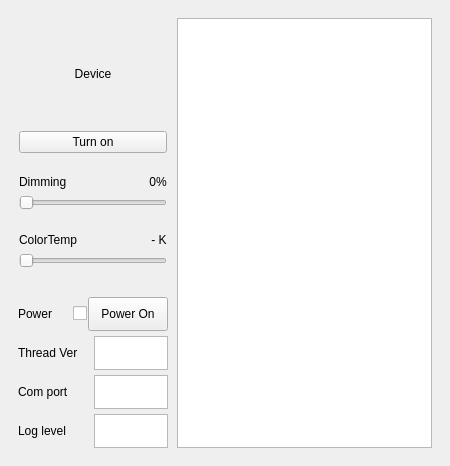
<?xml version="1.0" encoding="UTF-8"?>
<ui version="4.0">
 <class>MainWindow</class>
 <widget class="QMainWindow" name="MainWindow">
  <property name="geometry">
   <rect>
    <x>0</x>
    <y>0</y>
    <width>450</width>
    <height>466</height>
   </rect>
  </property>
  <property name="windowTitle">
   <string>MainWindow</string>
  </property>
  <widget class="QWidget" name="centralwidget">
   <layout class="QGridLayout" name="gridLayout" rowstretch="0" columnstretch="0">
    <property name="horizontalSpacing">
     <number>9</number>
    </property>
    <item row="0" column="0">
     <layout class="QHBoxLayout" name="horizontalLayout" stretch="2,0">
      <property name="spacing">
       <number>9</number>
      </property>
      <property name="leftMargin">
       <number>9</number>
      </property>
      <property name="topMargin">
       <number>9</number>
      </property>
      <property name="rightMargin">
       <number>9</number>
      </property>
      <property name="bottomMargin">
       <number>9</number>
      </property>
      <item>
       <layout class="QVBoxLayout" name="verticalLayout_3" stretch="2,1">
        <property name="spacing">
         <number>1</number>
        </property>
        <property name="leftMargin">
         <number>0</number>
        </property>
        <property name="topMargin">
         <number>0</number>
        </property>
        <property name="rightMargin">
         <number>0</number>
        </property>
        <item>
         <widget class="QStackedWidget" name="stackedWidget">
          <property name="currentIndex">
           <number>1</number>
          </property>
          <widget class="QWidget" name="page">
           <layout class="QVBoxLayout" name="verticalLayout_2">
            <property name="spacing">
             <number>6</number>
            </property>
            <property name="leftMargin">
             <number>0</number>
            </property>
            <property name="topMargin">
             <number>0</number>
            </property>
            <property name="rightMargin">
             <number>0</number>
            </property>
            <property name="bottomMargin">
             <number>6</number>
            </property>
            <item>
             <layout class="QVBoxLayout" name="verticalLayout" stretch="1">
              <item>
               <layout class="QVBoxLayout" name="verticalLayout_5" stretch="0,1,0,1">
                <item>
                 <widget class="QLabel" name="QRcode">
                  <property name="minimumSize">
                   <size>
                    <width>150</width>
                    <height>150</height>
                   </size>
                  </property>
                  <property name="autoFillBackground">
                   <bool>true</bool>
                  </property>
                  <property name="text">
                   <string>QR</string>
                  </property>
                  <property name="alignment">
                   <set>Qt::AlignCenter</set>
                  </property>
                 </widget>
                </item>
                <item>
                 <widget class="QLabel" name="labelParingCode">
                  <property name="text">
                   <string>Paring Code</string>
                  </property>
                 </widget>
                </item>
                <item>
                 <widget class="QPlainTextEdit" name="plainTextEditPairingCode">
                  <property name="sizePolicy">
                   <sizepolicy hsizetype="Preferred" vsizetype="Preferred">
                    <horstretch>0</horstretch>
                    <verstretch>0</verstretch>
                   </sizepolicy>
                  </property>
                  <property name="maximumSize">
                   <size>
                    <width>16777215</width>
                    <height>34</height>
                   </size>
                  </property>
                 </widget>
                </item>
                <item>
                 <widget class="QProgressBar" name="progressBar">
                  <property name="sizePolicy">
                   <sizepolicy hsizetype="Preferred" vsizetype="Fixed">
                    <horstretch>0</horstretch>
                    <verstretch>0</verstretch>
                   </sizepolicy>
                  </property>
                  <property name="value">
                   <number>24</number>
                  </property>
                 </widget>
                </item>
               </layout>
              </item>
             </layout>
            </item>
           </layout>
          </widget>
          <widget class="QWidget" name="page_2">
           <layout class="QVBoxLayout" name="verticalLayout_8">
            <property name="leftMargin">
             <number>1</number>
            </property>
            <property name="topMargin">
             <number>1</number>
            </property>
            <property name="rightMargin">
             <number>1</number>
            </property>
            <property name="bottomMargin">
             <number>1</number>
            </property>
            <item>
             <layout class="QVBoxLayout" name="verticalLayout_7" stretch="5,2,2">
              <property name="spacing">
               <number>3</number>
              </property>
              <item>
               <layout class="QVBoxLayout" name="verticalLayout_9" stretch="5,1">
                <property name="bottomMargin">
                 <number>5</number>
                </property>
                <item>
                 <widget class="QLabel" name="labelDevicePicture">
                  <property name="sizePolicy">
                   <sizepolicy hsizetype="Preferred" vsizetype="Preferred">
                    <horstretch>0</horstretch>
                    <verstretch>0</verstretch>
                   </sizepolicy>
                  </property>
                  <property name="minimumSize">
                   <size>
                    <width>0</width>
                    <height>0</height>
                   </size>
                  </property>
                  <property name="text">
                   <string>Device</string>
                  </property>
                  <property name="alignment">
                   <set>Qt::AlignCenter</set>
                  </property>
                 </widget>
                </item>
                <item>
                 <widget class="QPushButton" name="pushButtonStatus">
                  <property name="sizePolicy">
                   <sizepolicy hsizetype="Preferred" vsizetype="Preferred">
                    <horstretch>0</horstretch>
                    <verstretch>0</verstretch>
                   </sizepolicy>
                  </property>
                  <property name="minimumSize">
                   <size>
                    <width>0</width>
                    <height>0</height>
                   </size>
                  </property>
                  <property name="text">
                   <string>Turn on</string>
                  </property>
                 </widget>
                </item>
               </layout>
              </item>
              <item>
               <layout class="QVBoxLayout" name="verticalLayout_10" stretch="1,1">
                <property name="spacing">
                 <number>0</number>
                </property>
                <property name="topMargin">
                 <number>0</number>
                </property>
                <item>
                 <layout class="QHBoxLayout" name="horizontalLayout_5" stretch="1,0">
                  <property name="spacing">
                   <number>6</number>
                  </property>
                  <item>
                   <widget class="QLabel" name="labelDeviceDimming">
                    <property name="sizePolicy">
                     <sizepolicy hsizetype="Preferred" vsizetype="Preferred">
                      <horstretch>0</horstretch>
                      <verstretch>0</verstretch>
                     </sizepolicy>
                    </property>
                    <property name="text">
                     <string>Dimming</string>
                    </property>
                    <property name="alignment">
                     <set>Qt::AlignBottom|Qt::AlignLeading|Qt::AlignLeft</set>
                    </property>
                   </widget>
                  </item>
                  <item>
                   <widget class="QLabel" name="labelDimmingPercent">
                    <property name="sizePolicy">
                     <sizepolicy hsizetype="Preferred" vsizetype="Preferred">
                      <horstretch>0</horstretch>
                      <verstretch>0</verstretch>
                     </sizepolicy>
                    </property>
                    <property name="text">
                     <string>0%</string>
                    </property>
                    <property name="alignment">
                     <set>Qt::AlignBottom|Qt::AlignHCenter</set>
                    </property>
                   </widget>
                  </item>
                 </layout>
                </item>
                <item>
                 <widget class="QSlider" name="horizontalSliderDimming">
                  <property name="sizePolicy">
                   <sizepolicy hsizetype="Expanding" vsizetype="Preferred">
                    <horstretch>0</horstretch>
                    <verstretch>0</verstretch>
                   </sizepolicy>
                  </property>
                  <property name="orientation">
                   <enum>Qt::Horizontal</enum>
                  </property>
                 </widget>
                </item>
               </layout>
              </item>
              <item>
               <layout class="QVBoxLayout" name="verticalLayout_6" stretch="1,1">
                <property name="spacing">
                 <number>0</number>
                </property>
                <property name="topMargin">
                 <number>0</number>
                </property>
                <item>
                 <layout class="QHBoxLayout" name="horizontalLayout_4" stretch="1,0">
                  <item>
                   <widget class="QLabel" name="labelDeviceColor">
                    <property name="sizePolicy">
                     <sizepolicy hsizetype="Preferred" vsizetype="Preferred">
                      <horstretch>0</horstretch>
                      <verstretch>0</verstretch>
                     </sizepolicy>
                    </property>
                    <property name="text">
                     <string>ColorTemp</string>
                    </property>
                    <property name="alignment">
                     <set>Qt::AlignBottom|Qt::AlignLeading|Qt::AlignLeft</set>
                    </property>
                   </widget>
                  </item>
                  <item>
                   <widget class="QLabel" name="labelColorTemp">
                    <property name="sizePolicy">
                     <sizepolicy hsizetype="Preferred" vsizetype="Preferred">
                      <horstretch>0</horstretch>
                      <verstretch>0</verstretch>
                     </sizepolicy>
                    </property>
                    <property name="text">
                     <string>- K</string>
                    </property>
                    <property name="alignment">
                     <set>Qt::AlignBottom|Qt::AlignHCenter</set>
                    </property>
                   </widget>
                  </item>
                 </layout>
                </item>
                <item>
                 <widget class="QSlider" name="horizontalSliderColorTemp">
                  <property name="sizePolicy">
                   <sizepolicy hsizetype="Expanding" vsizetype="Preferred">
                    <horstretch>0</horstretch>
                    <verstretch>0</verstretch>
                   </sizepolicy>
                  </property>
                  <property name="orientation">
                   <enum>Qt::Horizontal</enum>
                  </property>
                 </widget>
                </item>
               </layout>
              </item>
             </layout>
            </item>
            <item>
             <spacer name="horizontalSpacer">
              <property name="orientation">
               <enum>Qt::Horizontal</enum>
              </property>
              <property name="sizeHint" stdset="0">
               <size>
                <width>40</width>
                <height>20</height>
               </size>
              </property>
             </spacer>
            </item>
           </layout>
          </widget>
          <widget class="QWidget" name="page_3"/>
         </widget>
        </item>
        <item>
         <layout class="QVBoxLayout" name="verticalLayout_4" stretch="1,1,1,1">
          <property name="spacing">
           <number>5</number>
          </property>
          <item>
           <layout class="QHBoxLayout" name="horizontalLayout_9" stretch="1,1">
            <property name="spacing">
             <number>1</number>
            </property>
            <item>
             <layout class="QHBoxLayout" name="horizontalLayout_6" stretch="1,0">
              <item>
               <widget class="QLabel" name="labelPower">
                <property name="text">
                 <string>Power</string>
                </property>
               </widget>
              </item>
              <item>
               <widget class="QCheckBox" name="chkbox_auto">
                <property name="toolTip">
                 <string>&lt;html&gt;&lt;head/&gt;&lt;body&gt;&lt;p align=&quot;center&quot;&gt;&lt;span style=&quot; font-weight:600;&quot;&gt;If it is checked when Power On/Off,  auto-onboarding and auto-removing work&lt;/span&gt;&lt;/p&gt;&lt;/body&gt;&lt;/html&gt;</string>
                </property>
                <property name="text">
                 <string/>
                </property>
               </widget>
              </item>
             </layout>
            </item>
            <item>
             <widget class="QPushButton" name="pushButtonDevicePower">
              <property name="sizePolicy">
               <sizepolicy hsizetype="Preferred" vsizetype="Preferred">
                <horstretch>0</horstretch>
                <verstretch>0</verstretch>
               </sizepolicy>
              </property>
              <property name="minimumSize">
               <size>
                <width>0</width>
                <height>34</height>
               </size>
              </property>
              <property name="maximumSize">
               <size>
                <width>16777215</width>
                <height>16777215</height>
               </size>
              </property>
              <property name="text">
               <string>Power On</string>
              </property>
             </widget>
            </item>
           </layout>
          </item>
          <item>
           <layout class="QHBoxLayout" name="horizontalLayout_8" stretch="1,1">
            <property name="spacing">
             <number>2</number>
            </property>
            <item>
             <widget class="QLabel" name="labelThreadVersion">
              <property name="text">
               <string>Thread Ver</string>
              </property>
             </widget>
            </item>
            <item>
             <widget class="QPlainTextEdit" name="plainTextEditThreadVersion">
              <property name="sizePolicy">
               <sizepolicy hsizetype="Preferred" vsizetype="Ignored">
                <horstretch>0</horstretch>
                <verstretch>0</verstretch>
               </sizepolicy>
              </property>
              <property name="minimumSize">
               <size>
                <width>0</width>
                <height>34</height>
               </size>
              </property>
              <property name="maximumSize">
               <size>
                <width>16777215</width>
                <height>16777215</height>
               </size>
              </property>
             </widget>
            </item>
           </layout>
          </item>
          <item>
           <layout class="QHBoxLayout" name="horizontalLayout_7" stretch="1,1">
            <property name="spacing">
             <number>2</number>
            </property>
            <item>
             <widget class="QLabel" name="labelComport">
              <property name="text">
               <string>Com port</string>
              </property>
             </widget>
            </item>
            <item>
             <widget class="QPlainTextEdit" name="plainTextEditComport">
              <property name="sizePolicy">
               <sizepolicy hsizetype="Preferred" vsizetype="Ignored">
                <horstretch>0</horstretch>
                <verstretch>0</verstretch>
               </sizepolicy>
              </property>
              <property name="minimumSize">
               <size>
                <width>0</width>
                <height>34</height>
               </size>
              </property>
              <property name="maximumSize">
               <size>
                <width>16777215</width>
                <height>16777215</height>
               </size>
              </property>
             </widget>
            </item>
           </layout>
          </item>
          <item>
           <layout class="QHBoxLayout" name="horizontalLayout_3" stretch="1,1">
            <property name="spacing">
             <number>2</number>
            </property>
            <item>
             <widget class="QLabel" name="labelDebugLevel">
              <property name="text">
               <string>Log level</string>
              </property>
             </widget>
            </item>
            <item>
             <widget class="QPlainTextEdit" name="plainTextEditDebugLevel">
              <property name="sizePolicy">
               <sizepolicy hsizetype="Preferred" vsizetype="Ignored">
                <horstretch>0</horstretch>
                <verstretch>0</verstretch>
               </sizepolicy>
              </property>
              <property name="minimumSize">
               <size>
                <width>0</width>
                <height>34</height>
               </size>
              </property>
              <property name="maximumSize">
               <size>
                <width>16777215</width>
                <height>16777215</height>
               </size>
              </property>
             </widget>
            </item>
           </layout>
          </item>
         </layout>
        </item>
       </layout>
      </item>
      <item>
       <widget class="QTextBrowser" name="textBrowserLog">
        <property name="sizePolicy">
         <sizepolicy hsizetype="Preferred" vsizetype="Preferred">
          <horstretch>0</horstretch>
          <verstretch>0</verstretch>
         </sizepolicy>
        </property>
       </widget>
      </item>
     </layout>
    </item>
   </layout>
  </widget>
 </widget>
 <resources/>
 <connections/>
</ui>
